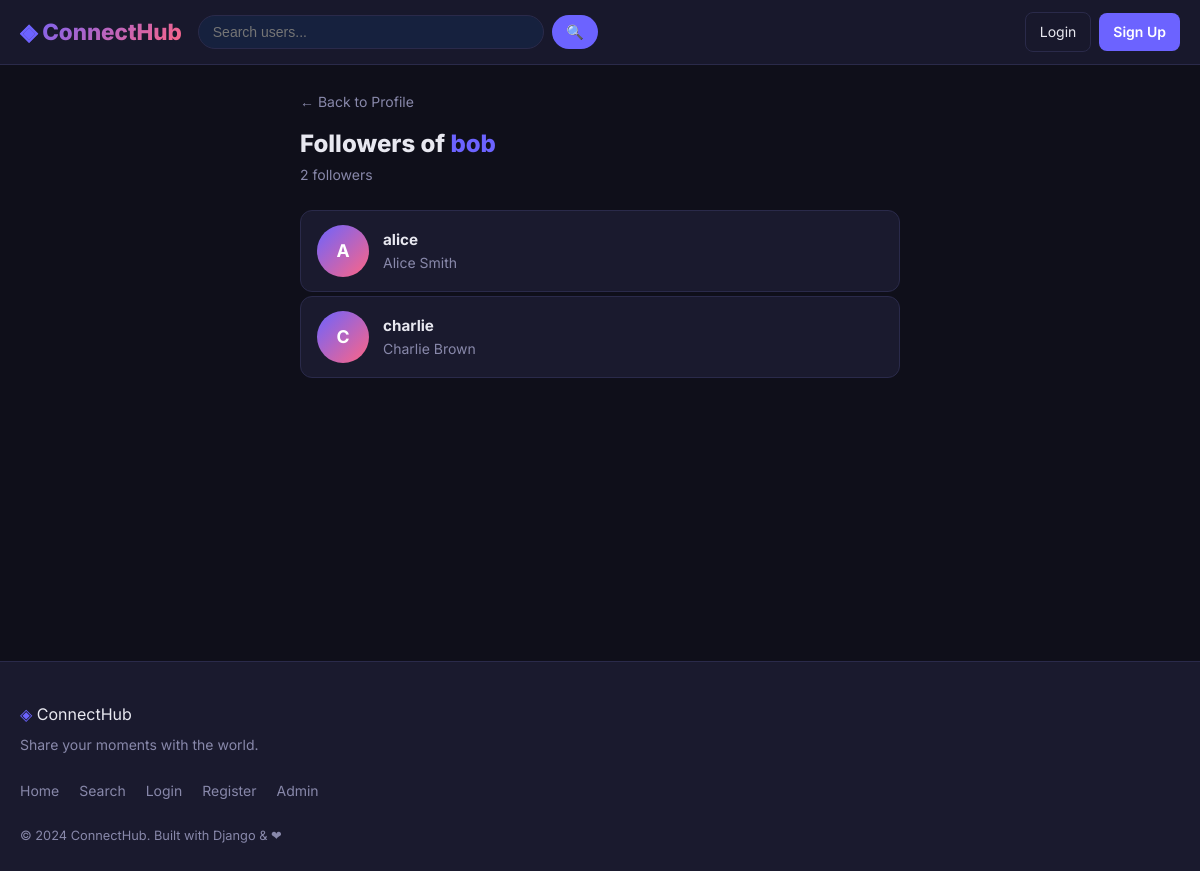
Page /followers/bob/ on the committed database.
### core/models.py (models this page shows, shortened)
class Follow(models.Model):
    follower  = models.ForeignKey(User, on_delete=models.CASCADE, related_name='following_set')
    following = models.ForeignKey(User, on_delete=models.CASCADE, related_name='follower_set')
    created_at = models.DateTimeField(auto_now_add=True)
    class Meta:
        unique_together = ('follower', 'following')  # Can't follow someone twice

### core/views.py (the view)
# urls.py: path('followers/<str:username>/',           views.followers_list, name='followers_list'),
def followers_list(request, username):
    user = get_object_or_404(User, username=username)
    followers = Follow.objects.filter(following=user).select_related('follower', 'follower__profile')
    return render(request, 'core/followers_list.html', {
        'profile_user': user,
        'followers': followers,
    })

### templates/core/followers_list.html (shortened to what this page needs)
{% extends 'core/base.html' %}
{% block content %}
<div class="list-page">
    <div class="list-header">
        <a href="{% url 'profile' profile_user.username %}" class="back-link">← Back to Profile</a>
        <h1>Followers of <span class="highlight">{{ profile_user.username }}</span></h1>
        <p class="text-muted">{{ followers|length }} follower{{ followers|length|pluralize }}</p>
    </div>
    {% if followers %}
    <div class="users-list">
        {% for follow in followers %}
        <a href="{% url 'profile' follow.follower.username %}" class="user-list-item">
            {% with flrp=follow.follower.profile %}
            {% if flrp and flrp.profile_pic %}
                <img src="{{ flrp.profile_pic.url }}"
                     alt="{{ follow.follower.username }}" class="avatar-md" />
            {% else %}
                <div class="avatar-placeholder-md">{{ follow.follower.username|first|upper }}</div>
            {% endif %}
            {% endwith %}
            <div class="user-list-info">
                <p class="user-card-username">{{ follow.follower.username }}</p>
                <p class="text-muted">{{ follow.follower.get_full_name|default:"" }}</p>
            </div>
        </a>
        {% endfor %}
    </div>
    {% else %}
    <div class="empty-state">
        <div class="empty-icon">&#128101;</div>
        <p>No followers yet.</p>
    </div>
    {% endif %}
</div>
{% endblock %}

### static/css/style.css (style rules this page uses)
:root { --primary: #6c63ff; --primary-dark: #574fd6; --accent: #ff6584; --bg: #0f0f1a; --bg-card: #1a1a2e; --bg-input: #16213e; --border: #2a2a4a; --text: #e8e8f0; --text-muted: #8888aa; --success: #4ecca3; --danger: #ff4757; --radius: 12px; --shadow: 0 4px 24px rgba(0,0,0,0.4); --transition: all 0.25s ease; }
*, *::before, *::after { box-sizing: border-box; margin: 0; padding: 0; }
html { scroll-behavior: smooth; }
body { font-family: 'Inter', sans-serif; background: var(--bg); color: var(--text); min-height: 100vh; line-height: 1.6; }
a { color: var(--primary); text-decoration: none; transition: var(--transition); }
.text-muted { color: var(--text-muted); font-size: 0.875rem; }
.avatar-placeholder-sm, .avatar-placeholder-md, .avatar-placeholder-xl { border-radius: 50%; background: linear-gradient(135deg, var(--primary), var(--accent)); display: flex; align-items: center; justify-content: center; color: #fff; font-weight: 700; flex-shrink: 0; }
.avatar-placeholder-md { width: 52px; height: 52px; font-size: 1.1rem; }
.user-card-username { font-weight: 700; font-size: 0.95rem; color: var(--text); }
.list-page { max-width: 600px; margin: 0 auto; }
.list-header { margin-bottom: 24px; }
.back-link { color: var(--text-muted); font-size: 0.875rem; display: inline-block; margin-bottom: 12px; }
.list-header h1 { font-size: 1.5rem; font-weight: 800; }
.highlight { color: var(--primary); }
.users-list { display: flex; flex-direction: column; gap: 4px; }
.user-list-item { display: flex; align-items: center; gap: 14px; background: var(--bg-card); border: 1px solid var(--border); border-radius: var(--radius); padding: 14px 16px; color: var(--text); transition: var(--transition); }
.user-list-info { flex: 1; }

### rows in the picture
Follow: follower.username|first "A", follower.username "alice", follower.get_full_name "Alice Smith"
Follow: follower.username|first "C", follower.username "charlie", follower.get_full_name "Charlie Brown"

### other values in the picture
{{ profile_user.username }} "bob"
{{ followers|length }} "2"
